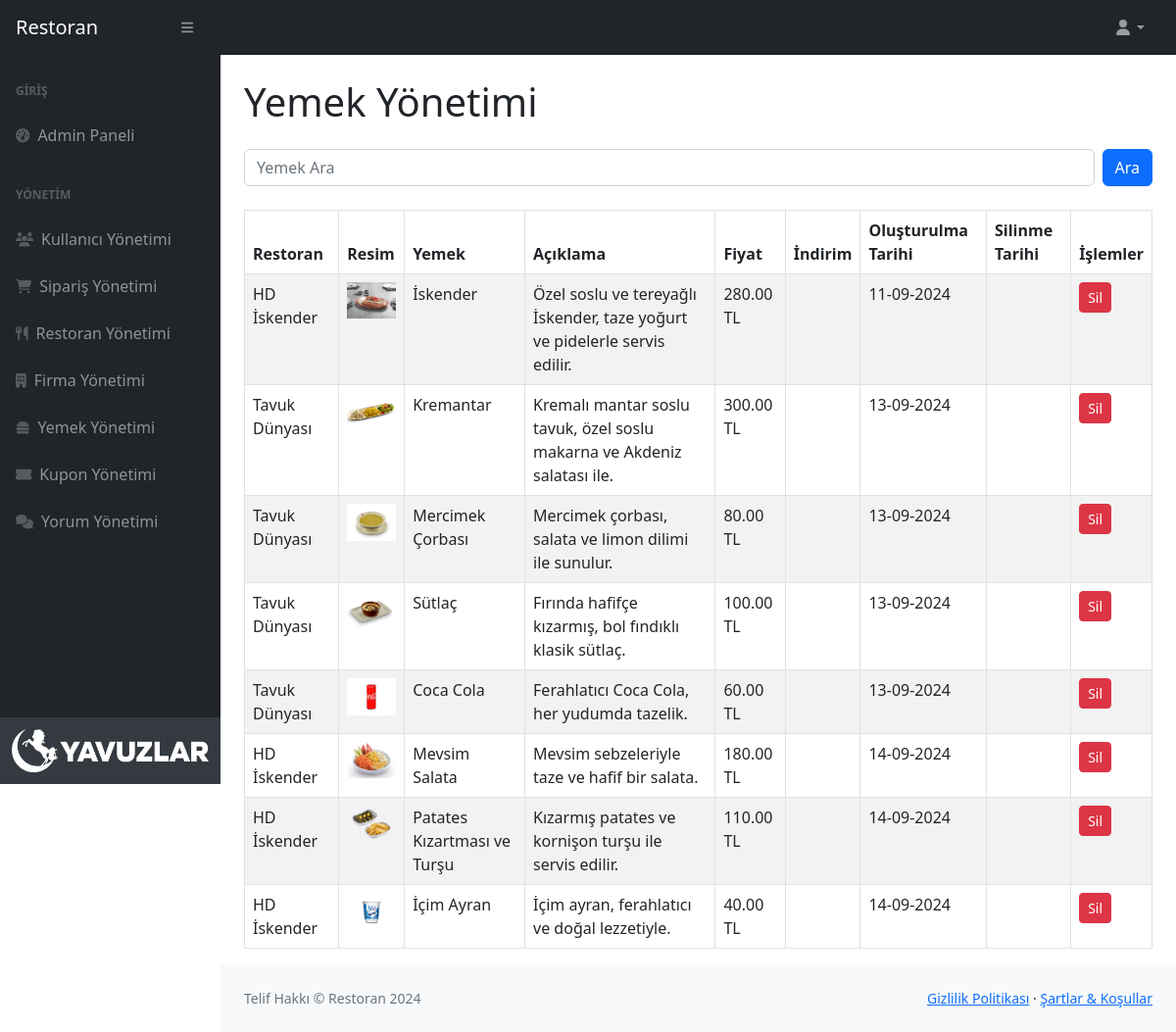
The app's page /admin/foods.php (signed in) with its own data.
### tables this page shows
CREATE TABLE `food` (
  `id` int NOT NULL,
  `restaurant_id` int DEFAULT NULL,
  `name` varchar(255) NOT NULL,
  `description` text,
  `image_path` varchar(255) DEFAULT NULL,
  `price` decimal(10,2) NOT NULL,
  `discount` decimal(5,2) DEFAULT NULL,
  `created_at` timestamp NULL DEFAULT CURRENT_TIMESTAMP,
  `deleted_at` timestamp NULL DEFAULT NULL
);

CREATE TABLE `restaurant` (
  `id` int NOT NULL,
  `company_id` int DEFAULT NULL,
  `name` varchar(255) NOT NULL,
  `description` text,
  `image_path` varchar(255) DEFAULT NULL,
  `created_at` timestamp NULL DEFAULT CURRENT_TIMESTAMP,
  `deleted_at` timestamp NULL DEFAULT NULL
);

### admin/foods.php (the view, shortened to what this page needs)
<?php
require '../db.php';
$search = $_GET['search'] ?? '';
$sql = "SELECT f.*, r.name as restaurant_name
        FROM food f
        LEFT JOIN restaurant r ON f.restaurant_id = r.id
        WHERE f.name LIKE :search
        ORDER BY f.id ASC";
$stmt = $pdo->prepare($sql);
$stmt->execute(['search' => "%$search%"]);
$foods = $stmt->fetchAll(PDO::FETCH_ASSOC);
?>
<!DOCTYPE html>
<html lang="en">
<head>
    <link href="https://cdn.jsdelivr.net/npm/simple-datatables@7.1.2/dist/style.min.css" rel="stylesheet" />
    <link href="../css/styles.css" rel="stylesheet" />
</head>
<body class="sb-nav-fixed">
<?php require 'layout/sidebar.php'; ?>
    <div id="layoutSidenav_content">
        <main>
            <div class="container-fluid px-4">
                <h1 class="my-4">Yemek Yönetimi</h1>
                <form class="d-flex mb-4" method="GET">
                    <input class="form-control me-2" type="search" name="search" placeholder="Yemek Ara" value="<?php echo htmlspecialchars($search); ?>">
                    <button class="btn btn-primary" type="submit">Ara</button>
                </form>
                <table class="table table-striped table-bordered">
                    <thead>
                        <tr>
                            <th>Restoran</th>
                            <th>Resim</th>
                            <th>Yemek</th>
                            <th>Açıklama</th>
                            <th>Fiyat</th>
                            <th>İndirim</th>
                            <th>Oluşturulma Tarihi</th>
                            <th>Silinme Tarihi</th>
                            <th>İşlemler</th>
                        </tr>
                    </thead>
                    <tbody>
                        <?php if (!empty($foods)): ?>
                            <?php foreach ($foods as $food): ?>
                                <tr class="<?php echo $food['deleted_at'] ? 'deleted-row' : ''; ?>">
                                    <td><?php echo htmlspecialchars($food['restaurant_name'] ?: 'Genel'); ?></td>
                                    <td>
                                        <?php if ($food['image_path']): ?>
                                            <img src="../images/food/<?php echo htmlspecialchars($food['image_path']); ?>" alt="Food Image" style="width: 50px; height: auto;">
                                        <?php endif; ?>
                                    </td>
                                    <td><?php echo htmlspecialchars($food['name']); ?></td>
                                    <td><?php echo htmlspecialchars($food['description']); ?></td>
                                    <td><?php echo htmlspecialchars(number_format($food['price'], 2)); ?> TL</td>
                                    <td><?php echo htmlspecialchars($food['discount'] ? $food['discount'] . '%' : ''); ?></td>
                                    <td><?php echo htmlspecialchars(date('d-m-Y', strtotime($food['created_at']))); ?></td>
                                    <td><?php echo htmlspecialchars($food['deleted_at'] ? date('d-m-Y', strtotime($food['deleted_at'])) : ''); ?></td>
                                    <td>
                                        <form method="POST" style="display:inline-block;">
                                            <?php if ($food['deleted_at'] === null): ?>
                                                <button type="submit" name="sil" class="btn btn-danger btn-sm">Sil</button>
                                            <?php else: ?>
                                                <button type="submit" name="aktif" class="btn btn-success btn-sm">Aktifleştir</button>
                                            <?php endif; ?>
                                        </form>
                                    </td>
                                </tr>
                            <?php endforeach; ?>
                        <?php else: ?>
                            <tr>
                                <td colspan="9" class="text-center">Yemek bulunamadı.</td>
                            </tr>
                        <?php endif; ?>
                    </tbody>
                </table>
            </div>
        </main>
        <?php require 'layout/footer.php'; ?>
</body>
</html>

### records on screen
food: restaurant.name "HD İskender", image_path (picture), name "İskender", description "Özel soslu ve tereyağlı İskender, taze yoğurt ve pidelerle servis edilir.", price "280.00", created_at "11-09-2024", shows "Sil"
food: restaurant.name "Tavuk Dünyası", image_path (picture), name "Kremantar", description "Kremalı mantar soslu tavuk, özel soslu makarna ve Akdeniz salatası ile.", price "300.00", created_at "13-09-2024", shows "Sil"
food: restaurant.name "Tavuk Dünyası", image_path (picture), name "Mercimek Çorbası", description "Mercimek çorbası, salata ve limon dilimi ile sunulur.", price "80.00", created_at "13-09-2024", shows "Sil"
food: restaurant.name "Tavuk Dünyası", image_path (picture), name "Sütlaç", description "Fırında hafifçe kızarmış, bol fındıklı klasik sütlaç.", price "100.00", created_at "13-09-2024", shows "Sil"
food: restaurant.name "Tavuk Dünyası", image_path (picture), name "Coca Cola", description "Ferahlatıcı Coca Cola, her yudumda tazelik.", price "60.00", created_at "13-09-2024", shows "Sil"
food: restaurant.name "HD İskender", image_path (picture), name "Mevsim Salata", description "Mevsim sebzeleriyle taze ve hafif bir salata.", price "180.00", created_at "14-09-2024", shows "Sil"
food: restaurant.name "HD İskender", image_path (picture), name "Patates Kızartması ve Turşu", description "Kızarmış patates ve kornişon turşu ile servis edilir.", price "110.00", created_at "14-09-2024", shows "Sil"
food: restaurant.name "HD İskender", image_path (picture), name "İçim Ayran", description "İçim ayran, ferahlatıcı ve doğal lezzetiyle.", price "40.00", created_at "14-09-2024", shows "Sil"
